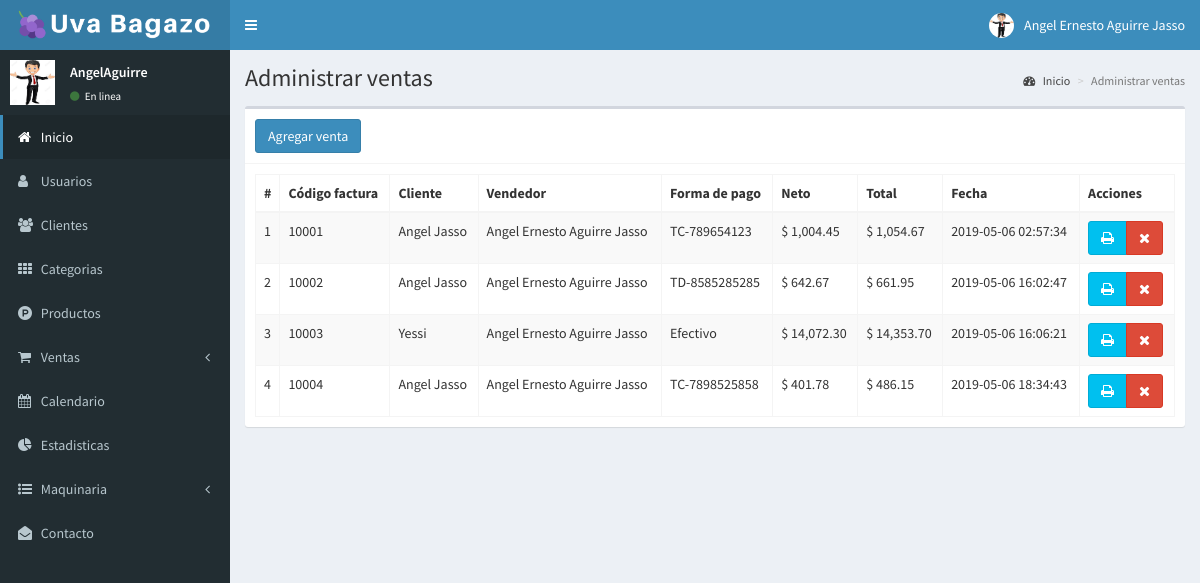
The page /ventas (signed in) on the database its author committed.
### tables this page shows
CREATE TABLE `ventas` (
  `id` int(11) NOT NULL,
  `codigo` int(11) NOT NULL,
  `id_cliente` int(11) NOT NULL,
  `id_vendedor` int(11) NOT NULL,
  `productos` text NOT NULL,
  `impuesto` float NOT NULL,
  `neto` float NOT NULL,
  `total` float NOT NULL,
  `metodo_pago` text NOT NULL,
  `fecha` timestamp NOT NULL DEFAULT CURRENT_TIMESTAMP ON UPDATE CURRENT_TIMESTAMP
);

CREATE TABLE `clientes` (
  `id` int(11) NOT NULL,
  `nombre` text NOT NULL,
  `documento` int(11) NOT NULL,
  `email` text NOT NULL,
  `telefono` text NOT NULL,
  `direccion` text NOT NULL,
  `fecha_nacimiento` date NOT NULL,
  `compras` int(11) NOT NULL,
  `fecha` timestamp NOT NULL DEFAULT CURRENT_TIMESTAMP ON UPDATE CURRENT_TIMESTAMP
);

CREATE TABLE `usuarios` (
  `id` int(11) NOT NULL,
  `nombre` varchar(50) NOT NULL,
  `usuario` varchar(50) NOT NULL,
  `email` varchar(50) NOT NULL,
  `contrasena` varchar(50) NOT NULL,
  `departamento` varchar(50) NOT NULL,
  `foto` text NOT NULL,
  `estado` int(11) NOT NULL DEFAULT '1',
  `ultimo_login` datetime NOT NULL,
  `fecha` timestamp NOT NULL DEFAULT CURRENT_TIMESTAMP ON UPDATE CURRENT_TIMESTAMP
);

### controllers/template.controller.php (called while the page is built)
<?php
class ControllerTemplate{
    static public function ctrTemplate(){
        include "views/template.php";
    }
}

### index.php (called while the page is built, shortened)
<?php
require_once "controllers/template.controller.php";
require_once "controllers/usuarios.controller.php";
require_once "controllers/ventas.controller.php";
require_once "controllers/clientes.controller.php";
require_once "models/usuarios.model.php";
require_once "models/ventas.model.php";
require_once "models/clientes.model.php";
$template = new ControllerTemplate();
$template->ctrTemplate();

### controllers/ventas.controller.php (called while the page is built, shortened)
<?php
class ControllerVentas{
	static public function ctrMostrarVentas($item, $valor){
		$tabla = "ventas";
		$respuesta = ModelVentas::mdlMostrarVentas($tabla, $item, $valor);
		return $respuesta;
	}
}

### models/conexion.php (called while the page is built)
<?php
class Conexion{
    static public function conectar(){
        $link = new PDO("mysql:host=localhost;dbname=administracion",
        "root",
        "");
        $link->exec("set names utf8");
        return $link;
    }
}

### models/ventas.model.php (called while the page is built, shortened)
<?php
require_once "conexion.php";
class ModelVentas{
	static public function mdlMostrarVentas($tabla, $item, $valor){
		if($item != null){
			$stmt = Conexion::conectar()->prepare("SELECT * FROM $tabla WHERE $item = :$item ORDER BY id ASC");
			$stmt -> bindParam(":".$item, $valor, PDO::PARAM_STR);
			$stmt -> execute();
			return $stmt -> fetch();
		}else{
			$stmt = Conexion::conectar()->prepare("SELECT * FROM $tabla ORDER BY id ASC");
			$stmt -> execute();
			return $stmt -> fetchAll();
		}
	}
}

### controllers/clientes.controller.php (called while the page is built, shortened)
<?php
class ControllerClientes{
	static public function ctrMostrarClientes($item, $valor){
		$tabla = "clientes";
		$respuesta = ModelClientes::mdlMostrarClientes($tabla, $item, $valor);
		return $respuesta;
	}
}

### models/clientes.model.php (called while the page is built, shortened)
<?php
require_once "conexion.php";
class ModelClientes{
	static public function mdlMostrarClientes($tabla, $item, $valor){
		if($item != null){
			$stmt = Conexion::conectar()->prepare("SELECT * FROM $tabla WHERE $item = :$item");
			$stmt -> bindParam(":".$item, $valor, PDO::PARAM_STR);
			$stmt -> execute();
			return $stmt -> fetch();
		}else{
			$stmt = Conexion::conectar()->prepare("SELECT * FROM $tabla");
			$stmt -> execute();
			return $stmt -> fetchAll();
		}
	}
}

### controllers/usuarios.controller.php (called while the page is built, shortened)
<?php
class ControllerUsuarios{
    static public function ctrMostrarUsuario($item,$valor){
        $tabla = "usuarios";
        $respuesta = ModelUsuarios::MdlMostrarUsuarios($tabla,$item,$valor);
        return $respuesta;
    }
}

### models/usuarios.model.php (called while the page is built, shortened)
<?php
require_once "conexion.php";
class ModelUsuarios{
    static public function MdlMostrarUsuarios($tabla, $item, $valor){
        if($item != null){
            $stmt = Conexion::conectar()->prepare("SELECT * FROM $tabla WHERE $item = :$item");
            $stmt->bindParam(":".$item,$valor, PDO::PARAM_STR);
            $stmt->execute();
            return $stmt -> fetch();
        }else{
            $stmt = Conexion::conectar()->prepare("SELECT * FROM $tabla");
            $stmt->execute();
            return $stmt -> fetchAll();
        }
    }
}

### views/modules/ventas.php (the view, shortened to what this page needs)
<div class="content-wrapper">
  <section class="content-header">
    <h1>
      Administrar ventas
    </h1>
    <ol class="breadcrumb">
      <li><a href="inicio"><i class="fa fa-dashboard"></i> Inicio</a></li>
      <li class="active">Administrar ventas</li>
    </ol>
  </section>
  <section class="content">
    <div class="box">
      <div class="box-header with-border">
        <a href="crear-venta">
          <button class="btn btn-primary">
            Agregar venta
          </button>
        </a>
      </div>
      <div class="box-body">
       <table class="table table-bordered table-striped dt-responsive tablas" width="100%">
        <thead>
         <tr>
           <th style="width:10px">#</th>
           <th>Código factura</th>
           <th>Cliente</th>
           <th>Vendedor</th>
           <th>Forma de pago</th>
           <th>Neto</th>
           <th>Total</th>
           <th>Fecha</th>
           <th>Acciones</th>
         </tr>
        </thead>
        <tbody>
        <?php
          $item = null;
          $valor = null;
          $respuesta = ControllerVentas::ctrMostrarVentas($item, $valor);
          foreach ($respuesta as $key => $value) {
           echo '<tr>
                  <td>'.($key+1).'</td>
                  <td>'.$value["codigo"].'</td>';
                  $itemCliente = "id";
                  $valorCliente = $value["id_cliente"];
                  $respuestaCliente = ControllerClientes::ctrMostrarClientes($itemCliente, $valorCliente);
                  echo '<td>'.$respuestaCliente["nombre"].'</td>';
                  $itemUsuario = "id";
                  $valorUsuario = $value["id_vendedor"];
                  $respuestaUsuario = ControllerUsuarios::ctrMostrarUsuario($itemUsuario, $valorUsuario);
                  echo '<td>'.$respuestaUsuario["nombre"].'</td>
                  <td>'.$value["metodo_pago"].'</td>
                  <td>$ '.number_format($value["neto"],2).'</td>
                  <td>$ '.number_format($value["total"],2).'</td>
                  <td>'.$value["fecha"].'</td>
                  <td>
                    <div class="btn-group">
                      <button class="btn btn-info btnImprimirFactura"
                      codigoVenta="'.$value["codigo"].'"><i class="fa fa-print"></i></button>
                      <button class="btn btn-danger btnEliminarVenta" idVenta="'.$value["id"].'"><i class="fa fa-times"></i></button>
                    </div>
                  </td>
                </tr>';
            }
        ?>
        </tbody>
       </table>
      </div>
    </div>
  </section>
</div>

### views/template.php (shortened to what this page needs)
<!DOCTYPE html>
<html>
<head>
  <link rel="stylesheet" href="views/bower_components/bootstrap/dist/css/bootstrap.min.css">
  <link rel="stylesheet" href="views/bower_components/font-awesome/css/font-awesome.min.css">
  <link rel="stylesheet" href="views/bower_components/Ionicons/css/ionicons.min.css">
  <link rel="stylesheet" href="views/dist/css/AdminLTE.css">
  <link rel="stylesheet" href="views/dist/css/skins/_all-skins.min.css">
  <link rel="stylesheet" href="views/bower_components/datatables.net-bs/css/dataTables.bootstrap.min.css">
  <link rel="stylesheet" href="views/bower_components/datatables.net-bs/css/responsive.bootstrap.min.css">
</head>
<body class="hold-transition skin-blue sidebar-mini login-page">
    <?php
    if(isset($_SESSION["iniciarSesion"]) && $_SESSION["iniciarSesion"] == "ok")
    {
      echo '<div class="wrapper">';
      include "modules/header.php";
      include "modules/menu.php";
      if(isset($_GET["ruta"])){
        if($_GET["ruta"] == "inicio" ||
           $_GET["ruta"] == "usuarios" ||
           $_GET["ruta"] == "estadisticas" ||
           $_GET["ruta"] == "contacto" ||
           $_GET["ruta"] == "maquina-separacion" ||
           $_GET["ruta"] == "maquina-horno" ||
           $_GET["ruta"] == "maquina-molino" ||
           $_GET["ruta"] == "maquina-tamizador" ||
           $_GET["ruta"] == "maquina-hidrolisis" ||
           $_GET["ruta"] == "maquina-filtro" ||
           $_GET["ruta"] == "maquina-extraccion" ||
           $_GET["ruta"] == "salir" ||
           $_GET["ruta"] == "calendario" ||
           $_GET["ruta"] == "enviar" ||
           $_GET["ruta"] == "clientes" ||
           $_GET["ruta"] == "categorias" ||
           $_GET["ruta"] == "productos" ||
           $_GET["ruta"] == "ventas" ||
           $_GET["ruta"] == "crear-venta" ||
           $_GET["ruta"] == "reportes"){
          include "modules/".$_GET["ruta"].".php";
        }else if($_GET["ruta"] == "eventos"){
          include "modules/".$_GET["ruta"].".php";
        }else{
          include "modules/404.php";
        }
      }else{
        include "modules/inicio.php";
      }
      echo '</div>';
    }else{
      include "modules/login.php";
    }
    ?>
    <link rel="stylesheet" href="views/css/fullcalendar.min.css">
</body>
</html>

### views/modules/header.php (shortened to what this page needs)
<header class="main-header">
    <a href="inicio" class="logo">
        <span class="logo-lg">
            <img src="views/images/template/logo-lg.png" class="img-responsive"
            style = "padding:10px 0px">
        </span>
    </a>
    <nav class="navbar navbar-static-top" role="navigation">
        <a href="#" class="sidebar-toggle" data-toggle="push-menu" role="button">
        </a>
        <div class="navbar-custom-menu">
            <ul class="nav navbar-nav">
                <li class="dropdown user user-menu">
                    <a href="#" class="dropdown-toggle" data-toggle="dropdown">
                        <?php
                            if($_SESSION["foto"] != ""){
                                echo '<img src="'.$_SESSION["foto"].'" class="user-image">';
                            }else{
                                echo '<img src="views/images/users/default/anonymous.png" class="user-image">';
                            }
                        ?>
                         <span class="hidden-xs"><?php echo $_SESSION["nombre"]; ?></span>
                    </a>
                </li>
            </ul>
        </div>
    </nav>
</header>

### views/modules/menu.php (shortened to what this page needs)
<aside class="main-sidebar">
    <section class="sidebar">
    <div class="user-panel">
        <div class="pull-left image">
            <?php
                if($_SESSION["foto"] != ""){
                    echo '<img src="'.$_SESSION["foto"].'" class="user-image">';
                }else{
                    echo '<img src="views/images/users/default/anonymous.png" class="user-image">';
                }
            ?>
        </div>
        <div class="pull-left info">
          <p><?php echo $_SESSION["usuario"]; ?></p>
          <a href="#"><i class="fa fa-circle text-success"></i> En linea</a>
        </div>
      </div>
        <ul class="sidebar-menu">
            <li class="active">
                <a href="inicio">
                    <i class="fa fa-home"></i>
                    <span>Inicio</span>
                </a>
            </li>
            <li>
                <a href="usuarios">
                    <i class="fa fa-user"></i>
                    <span>Usuarios</span>
                </a>
            </li>
            <li>
                <a href="clientes">
                    <i class="fa fa-users"></i>
                    <span>Clientes</span>
                </a>
            </li>
            <li>
                <a href="categorias">
                    <i class="fa fa-th"></i>
                    <span>Categorias</span>
                </a>
            </li>
            <li>
                <a href="productos">
                    <i class="fa fa-product-hunt"></i>
                    <span>Productos</span>
                </a>
            </li>
            <li class="treeview">
                <a href="">
                    <i class="fa  fa-shopping-cart"></i>
                    <span>Ventas</span>
                    <span class="pull-right-container">
                        <i class="fa fa-angle-left pull-right"></i>
                    </span>
                </a>
            </li>
            <li>
                <a href="calendario">
                    <i class="fa fa-calendar"></i>
                    <span>Calendario</span>
                </a>
            </li>
            <li>
                <a href="estadisticas">
                    <i class="fa fa-pie-chart"></i>
                    <span>Estadisticas</span>
                </a>
            </li>
            <li class="treeview">
                <a href="">
                    <i class="fa fa-list-ul"></i>
                    <span>Maquinaria</span>
                    <span class="pull-right-container">
                        <i class="fa fa-angle-left pull-right"></i>
                    </span>
                </a>
            </li>
            <li>
                <a href="contacto">
                    <i class="fa fa-envelope-open"></i>
                    <span>Contacto</span>
                </a>
            </li>
        </ul>
    </section>
</aside>

### rows shown on the page
ventas: codigo "10001", id_cliente.nombre "Angel Jasso", usuarios.nombre "Angel Ernesto Aguirre Jasso", metodo_pago "TC-789654123", neto "1,004.45", total "1,054.67", fecha "2019-05-06 02:57:34"
ventas: codigo "10002", id_cliente.nombre "Angel Jasso", usuarios.nombre "Angel Ernesto Aguirre Jasso", metodo_pago "TD-8585285285", neto "642.67", total "661.95", fecha "2019-05-06 16:02:47"
ventas: codigo "10003", id_cliente.nombre "Yessi", usuarios.nombre "Angel Ernesto Aguirre Jasso", metodo_pago "Efectivo", neto "14,072.30", total "14,353.70", fecha "2019-05-06 16:06:21"
ventas: codigo "10004", id_cliente.nombre "Angel Jasso", usuarios.nombre "Angel Ernesto Aguirre Jasso", metodo_pago "TC-7898525858", neto "401.78", total "486.15", fecha "2019-05-06 18:34:43"

### other values the page prints
$_SESSION["nombre"] "Angel Ernesto Aguirre Jasso"
$_SESSION["usuario"] "AngelAguirre"
